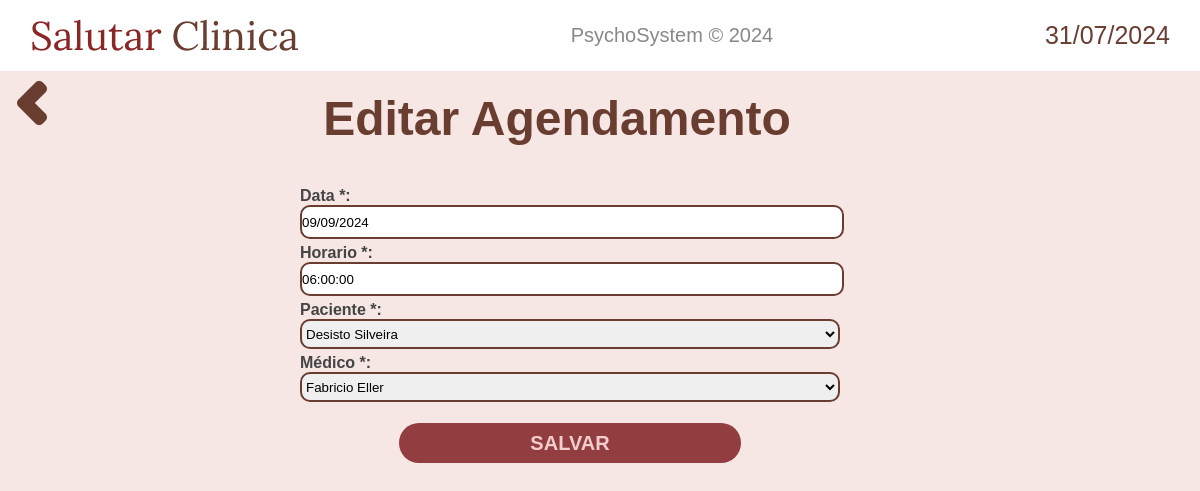
Page /agendamentos/editar/7 (signed in) on the committed database.
### agendamentos/models.py (models this page shows)
class Agendamento(models.Model):
    data = models.DateField()
    horario = models.TimeField()
    nome_paciente = models.ForeignKey(Paciente, on_delete=models.CASCADE)
    nome_medico = models.ForeignKey(Medico, on_delete=models.CASCADE)

### agendamentos/views.py (the view, shortened to what this page needs)
# urls.py: path('editar/<int:id>', views.editar_agendamento, name="editar_agendamento"),
@login_required(login_url='home:login')
def editar_agendamento(request, id):
    agendamento = get_object_or_404(Agendamento, id=id)
    form = AgendamentoForm(instance=agendamento, initial={'nome_paciente' : agendamento.nome_paciente, 'nome_medico': agendamento.nome_medico})
    context_ = {
        'data_atual': data_atual,
        'form': form,
        'page_title': 'Cadastro - ',
        'funcionalidade': 'editar',
    }
    return render(request, 'agendamentos/cadastro.html', context_)

### agendamentos/forms.py (shortened to what this page needs)
class AgendamentoForm(forms.ModelForm):
    def __init__(self, *args, **kwargs):
        super(AgendamentoForm, self).__init__(*args, **kwargs)
        for field_name, field in self.fields.items():
            field.widget.attrs['class'] = 'form-input'
            if field_name == 'data':
                field.widget.attrs['class'] = 'form-input campo-data'
            if field_name == 'horario':
                field.widget.attrs['class'] = 'form-input campo-horario'
    nome_paciente = forms.ModelChoiceField(
        queryset=Paciente.objects.all(),
        label="Paciente",
        widget=forms.Select,
        empty_label="Selecione um paciente",
        to_field_name="nome",
    )
    nome_medico = forms.ModelChoiceField(
        queryset=Medico.objects.all(),
        label="Médico",
        widget=forms.Select,
        empty_label="Selecione um médico",
        to_field_name="nome",
    )
    class Meta:
        model = Agendamento
        fields = '__all__'

### medicos/models.py (called while the page is built)
    def __str__(self):
        return f'{self.nome}'

### pacientes/models.py (called while the page is built)
    def __str__(self):
        return f'{self.nome}'

### agendamentos/templates/agendamentos/cadastro.html (shortened to what this page needs)
{% extends 'base.html' %}
{% load static %}
{% block content %}
<div style="display: flex;">
    <a href="{% url 'agendamentos:display_agendamentos' %}" class="return-button" style="position: static; margin-right: -150px;"><img src="{% static 'home/imagens/chevron-left.png' %}" alt=""></a>
    {% if funcionalidade == 'cadastrar' %}
        <h2 class="welcome-text">Cadastro de Agendamento</h2>
    {% else %}
        <h2 class="welcome-text">Editar Agendamento</h2>
    {% endif %}
</div>
<main>
    <div class="cadastro-container-produtos">
        <form method="post" style="width: 100%; ">
            {% for field in form %}
                <div style="width: 50%; margin: 5px auto;">
                    {% if field.field.required %}
                    <label class="cadastro-label" for="{{ field.id_for_label }}">{{ field.label }} *:</label><br>
                    {{ field }}
                    {% else %}
                    <label class="cadastro-label" for="{{ field.id_for_label }}">{{ field.label }}:</label><br>
                    {{ field }}
                    {% endif %}
                </div>
            {% endfor %}
            <div style="width: 95%; text-align: center; padding: 0; margin: 0;">
                <button type="submit" class="cadastrar-button" style="width: 30%;">SALVAR</button>
            </div>
        </form>
</main>
{% endblock content %}

### static/home/css/styles.css (style rules this page uses)
* { margin: 0; padding: 0; }
body { background-color: #f6e6e4;; }
main { display: flex; margin-top: 3%; }
a { text-decoration: none; color: #6a3d31; }
.return-button { background-color: #ffffff00; border: none; cursor: pointer; position: absolute; }
.welcome-text { font-family: sans-serif; font-weight: bold; font-size: 3rem; color: #6a3d31; margin: 0 auto; margin-top: 20px; }

### static/pacientes/css/styles.css (style rules this page uses)
.form-input { border: 2px solid #6a3d31; height: 30px; width: 90%; resize: none; border-radius: 10px; }
.cadastrar-button { background-color: #923d3f; color: #f3cdce; border: none; border-radius: 50px; width: 57%; height: 40px; margin-top: 1rem; font-family: Arial, Helvetica, sans-serif; font-size: 20px; font-weight: bold; transition: 0.3s ease; cursor: pointer; }
.cadastro-label { font-family: Arial, Helvetica, sans-serif; color: #444; font-weight: 600; }

### static/produtos/css/styles.css (style rules this page uses)
.cadastro-container-produtos { width: 100%; }

### rows in the picture
Agendamento: form "09/09/2024" "06:00:00" "Desisto Silveira" "Fabricio Eller"

### other values in the picture
{{ data_atual }} "31/07/2024"
{{ field.label }} "Data" "Horario" "Paciente" "Médico"
